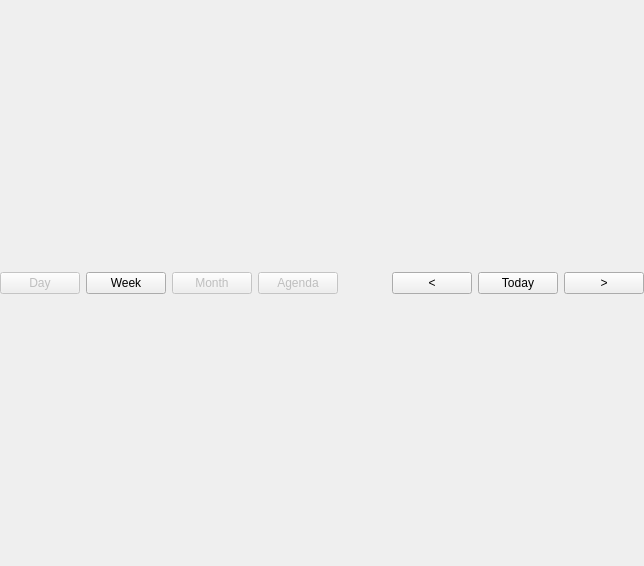
<?xml version="1.0" encoding="UTF-8"?>
<ui version="4.0">
 <class>quickview</class>
 <widget class="QWidget" name="quickview">
  <property name="geometry">
   <rect>
    <x>0</x>
    <y>0</y>
    <width>644</width>
    <height>566</height>
   </rect>
  </property>
  <layout class="QVBoxLayout" name="verticalLayout">
   <property name="leftMargin">
    <number>0</number>
   </property>
   <property name="topMargin">
    <number>0</number>
   </property>
   <property name="rightMargin">
    <number>0</number>
   </property>
   <property name="bottomMargin">
    <number>0</number>
   </property>
   <item>
    <layout class="QHBoxLayout" name="horizontalLayout">
     <item>
      <widget class="QPushButton" name="mDayBtn">
       <property name="enabled">
        <bool>false</bool>
       </property>
       <property name="text">
        <string>Day</string>
       </property>
      </widget>
     </item>
     <item>
      <widget class="QPushButton" name="mWeekBtn">
       <property name="text">
        <string>Week</string>
       </property>
      </widget>
     </item>
     <item>
      <widget class="QPushButton" name="mMothBtn">
       <property name="enabled">
        <bool>false</bool>
       </property>
       <property name="text">
        <string>Month</string>
       </property>
      </widget>
     </item>
     <item>
      <widget class="QPushButton" name="mAgendaBtn">
       <property name="enabled">
        <bool>false</bool>
       </property>
       <property name="text">
        <string>Agenda</string>
       </property>
      </widget>
     </item>
     <item>
      <spacer name="horizontalSpacer">
       <property name="orientation">
        <enum>Qt::Horizontal</enum>
       </property>
       <property name="sizeHint" stdset="0">
        <size>
         <width>40</width>
         <height>20</height>
        </size>
       </property>
      </spacer>
     </item>
     <item>
      <widget class="QPushButton" name="mPreviousBtn">
       <property name="enabled">
        <bool>true</bool>
       </property>
       <property name="text">
        <string>&lt;</string>
       </property>
      </widget>
     </item>
     <item>
      <widget class="QPushButton" name="mTodayBtn">
       <property name="enabled">
        <bool>true</bool>
       </property>
       <property name="text">
        <string>Today</string>
       </property>
      </widget>
     </item>
     <item>
      <widget class="QPushButton" name="mNextBtn">
       <property name="enabled">
        <bool>true</bool>
       </property>
       <property name="text">
        <string>&gt;</string>
       </property>
      </widget>
     </item>
    </layout>
   </item>
   <item>
    <layout class="QHBoxLayout" name="calendar">
     <property name="sizeConstraint">
      <enum>QLayout::SetDefaultConstraint</enum>
     </property>
    </layout>
   </item>
  </layout>
 </widget>
 <resources/>
 <connections/>
</ui>
